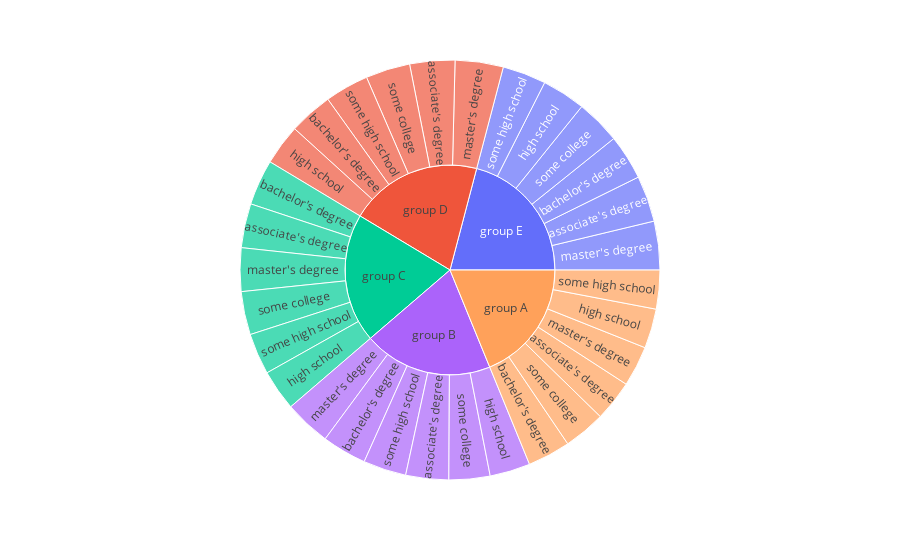

Write notebook code for a chart like this one.
### Markdown cell above
> Visualice utilizando [`px.sunburst`](https://plotly.com/python/sunburst-charts/ ) el DataFrame obtenido en esta sección.

### Code cell
df3=category(df_new).copy()
e=category(df_new).index.to_frame()
race=e['race/ethnicity']
parent=e['parental level of education']
df3=pd.concat([df3,race,parent],axis=1)
px.sunburst(df3, path=['race/ethnicity','parental level of education'],values='mean')

### Figure 1 — Plotly figure (JSON) as saved in the notebook; plotly's stock layout.template omitted (floating-point values rounded to 4 significant figures)
{"data": [{"branchvalues": "total", "domain": {"x": [0, 1], "y": [0, 1]}, "hovertemplate": "labels=%{label}<br>mean=%{value}<br>parent=%{parent}<br>id=%{id}<extra></extra>", "ids": ["group A/associate's degree", "group B/associate's degree", "group C/associate's degree", "group D/associate's degree", "group E/associate's degree", "group A/bachelor's degree", "group B/bachelor's degree", "group C/bachelor's degree", "group D/bachelor's degree", "group E/bachelor's degree", "group A/high school", "group B/high school", "group C/high school", "group D/high school", "group E/high school", "group A/master's degree", "group B/master's degree", "group C/master's degree", "group D/master's degree", "group E/master's degree", "group A/some college", "group B/some college", "group C/some college", "group D/some college", "group E/some college", "group A/some high school", "group B/some high school", "group C/some high school", "group D/some high school", "group E/some high school", "group A", "group B", "group C", "group D", "group E"], "labels": ["associate's degree", "associate's degree", "associate's degree", "associate's degree", "associate's degree", "bachelor's degree", "bachelor's degree", "bachelor's degree", "bachelor's degree", "bachelor's degree", "high school", "high school", "high school", "high school", "high school", "master's degree", "master's degree", "master's degree", "master's degree", "master's degree", "some college", "some college", "some college", "some college", "some college", "some high school", "some high school", "some high school", "some high school", "some high school", "group A", "group B", "group C", "group D", "group E"], "name": "", "parents": ["group A", "group B", "group C", "group D", "group E", "group A", "group B", "group C", "group D", "group E", "group A", "group B", "group C", "group D", "group E", "group A", "group B", "group C", "group D", "group E", "group A", "group B", "group C", "group D", "group E", "group A", "group B", "group C", "group D", "group E", "", "", "", "", ""], "type": "sunburst", "values": [4.84, 5.08, 5.23, 5.34, 5.46, 5.07, 5.28, 5.4, 5.19, 5.34, 4.68, 4.79, 4.84, 4.82, 5.16, 4.8, 5.5, 5.15, 5.7, 5.76, 4.96, 4.86, 5.12, 5.26, 5.29, 4.6, 5.09, 4.88, 5.2, 5.16, 28.95, 30.6, 30.62, 31.51, 32.17]}], "layout": {"legend": {"tracegroupgap": 0}, "margin": {"t": 60}}}
